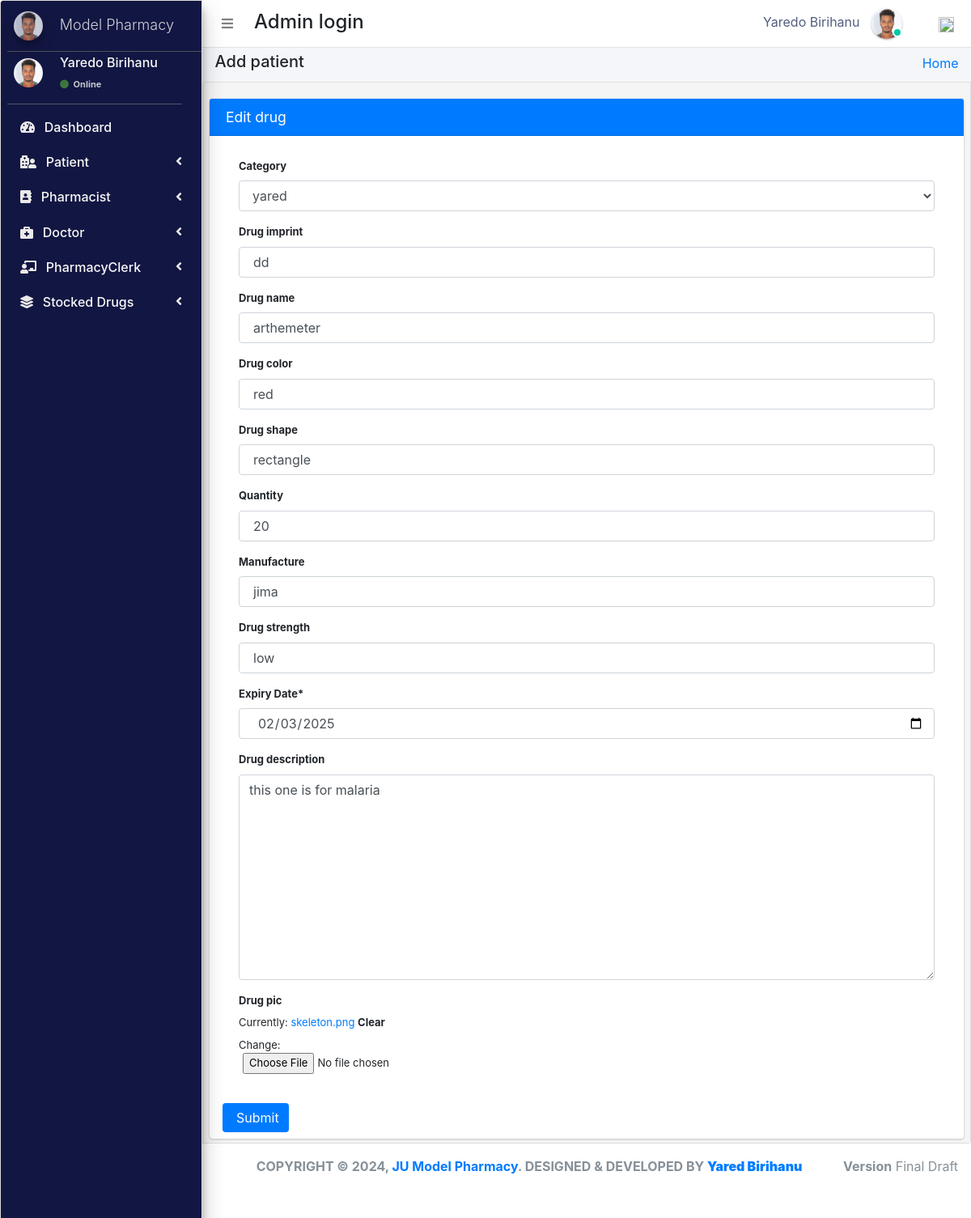
The page /admin_user/edit_drug/4/ (signed in) on the database its author committed.
### pharmacy/models.py (models this page shows, shortened)
class CustomUser(AbstractUser):
    user_type_data = ((1, "AdminHOD"), (2, "Pharmacist"), (3, "Doctor"), (4, "PharmacyClerk"),(5, "Patients"))
    user_type = models.CharField(default=1, choices=user_type_data, max_length=10)

class AdminHOD(models.Model):
    gender_category=(
        ('Male','Male'),
        ('Female','Female'),
    )
    admin = models.OneToOneField(CustomUser,null=True, on_delete = models.CASCADE)
    emp_no= models.CharField(max_length=100,null=True,blank=True)
    gender=models.CharField(max_length=100,null=True,choices=gender_category)
    mobile=models.CharField(max_length=10,null=True,blank=True)
    address=models.CharField(max_length=300,null=True,blank=True)
    profile_pic=models.ImageField(default="admin.png",null=True,blank=True)
    created_at = models.DateTimeField(auto_now_add=True)
    updated_at = models.DateTimeField(auto_now=True)
    date_employed=models.DateTimeField(auto_now_add=True, auto_now=False)
    objects = models.Manager()

class Stock(models.Model):
    category = models.ForeignKey(Category,null=True,on_delete=models.CASCADE,blank=True)
    drug_imprint=models.CharField(max_length=6 ,blank=True, null=True)
    drug_name = models.CharField(max_length=50, blank=True, null=True)
    drug_color = models.CharField(max_length=50, blank=True, null=True)
    drug_shape = models.CharField(max_length=50, blank=True, null=True)
    quantity = models.IntegerField(default='0', blank=True, null=True)
    receive_quantity = models.IntegerField(default='0', blank=True, null=True)
    reorder_level = models.IntegerField(default='0', blank=True, null=True)
    manufacture= models.CharField(max_length=50, blank=True, null=True)
    last_updated = models.DateTimeField(auto_now_add=False, auto_now=True)
    timestamp = models.DateTimeField(auto_now_add=True, auto_now=False)
    drug_strength= models.CharField(max_length=10, blank=True, null=True)
    valid_from = models.DateTimeField(blank=True, null=True,default=timezone.now)
    valid_to = models.DateTimeField(blank=False, null=True)
    drug_description=models.TextField(blank=True,max_length=1000,null=True)
    drug_pic=models.ImageField(default="images2.png",null=True,blank=True)
    objects = ExpiredManager()

### pharmacy/HODViews.py (the view, shortened to what this page needs)
# urls.py: path('admin_user/edit_drug/<pk>/', HODViews.editStock, name="edit_drug"),
def editStock(request,pk):
    drugs=Stock.objects.get(id=pk)
    form=StockForm(request.POST or None,instance=drugs)
    context={
        "drugs":drugs,
         "form":form,
         "title":"Edit Stock"
    }
    return render(request,'hod_templates/edit_drug.html',context)

### pharmacy/forms.py
class StockForm(forms.ModelForm):
    valid_to= forms.DateField(label="Expiry Date", widget=DateInput(attrs={"class":"form-control"}))
    class Meta:
        model=Stock
        fields='__all__'
        exclude=['valid_from','reorder_level','receive_quantity', 'prescrip_drug_acess']

### pharmacy/models.py (called while the page is built)
    def __str__(self):
        return str(self.name)

    def get_queryset(self):
        return super().get_queryset().annotate(
            expired=ExpressionWrapper(Q(valid_to__lt=Now()), output_field=BooleanField())
        )

### pharmacy/templates/hod_templates/edit_drug.html (shortened to what this page needs)
{% extends 'hod_templates/base_template.html'%}
{% load crispy_forms_tags %}
{% block page_title %}
<h5>Add patient</h5>
{% endblock page_title %}
{% block main_content %}
<section class="content">
    <div class="row">
            <div class="col-md-12">
                <div class="card card-primary">
                <div class="card-header">
                    <h3 class="card-title">Edit drug</h3>
                </div>
                <form  method="POST" style="font-size:13px;" class='px-3 py-2'>
                        <div class="card-body">
                         {{form|crispy}}
                        </div>
                        <input type="submit" class="btn btn-primary" >
                    </form>
                </div>
            </div>
        </div>
</section>
{% endblock main_content %}

### pharmacy/templates/hod_templates/base_template.html (shortened to what this page needs)
{% extends 'base_file.html' %} {% block htm %}
<body class="hold-transition sidebar-mini layout-fixed">
    <div class="wrapper">
        <nav class="main-header navbar navbar-expand navbar-white navbar-light">
            <ul class="navbar-nav">
                <li class="nav-item">
                    <a class="nav-link" data-widget="pushmenu" href="#" role="button"><i class="fas fa-bars"></i></a>
                </li>
            </ul>
            <h4 style="margin-left: 10px; margin-top: 5px;">Admin login </h4>
            <ul class="navbar-nav ml-auto">
                <li class="mx-3">
                    <a href="#" class="sm-submenu-with-image a">
                        <span>{{user.first_name}}  {{user.last_name}}</span>
                        <img src="{{request.user.adminhod.profile_pic.url}}" class="img-circle elevation-1" width="38" height="38" alt="">
                        <span class="avatar-status avatar-sm-status avatar-status-success"></span>
                    </a>
                </li>
                <li class="nav-item dropdown ml-3 low">
                    <a href="#" class="btn btn-outlined btn-black text-muted bg-transparent " data-toggle="dropdown" aria-expanded="false" data-wow-delay="0.7s"><img src="https://img.icons8.com/ios/50/000000/settings.png" width="19" height="19">
                    </a>
                </li>
            </ul>
        </nav>
        {% include 'hod_templates/sidebar.html'%}
        <div class="content-wrapper">
            <div class="content-header">
                <div class="container-fluid">
                    <div class="row ">
                        <div class="col-sm-6">
                            <h1 class="m-0 text-dark">
                                {% block page_title %} {% endblock page_title %}
                            </h1>
                        </div>
                        <div class="col-sm-6 ">
                            <ol class="breadcrumb float-sm-right">
                                <li class="breadcrumb-item"><a href="">Home</a></li>
                            </ol>
                        </div>
                    </div>
                </div>
            </div>
            {% block main_content %} {% endblock main_content %}
        </div>
        {% include 'hod_templates/footer.html'%}
    </div>
    {% endblock htm %}

### pharmacy/templates/hod_templates/sidebar.html (shortened to what this page needs)
<aside class="main-sidebar sidebar-dark-primary elevation-4">
    <a href="" class="brand-link ml-2">
        <img src="{{request.user.adminhod.profile_pic.url}}" alt="" width="36" height="36" class=" img-circle elevation-3" style="opacity: .8">
        <span class="brand-text font-weight-light mt-1 ml-3 mmust">Model Pharmacy</span>
    </a>
    <div class="sidebar">
        <div class="user-panel mr-3">
            <div class="pull-left image sm-submenu-with-image a ml-2 ">
                <img src="{{request.user.adminhod.profile_pic.url}}" class="img-circle mt-2" width="36" height="36" alt="User Image">
            </div>
            <div class="pull-left info">
                <p>{{user.first_name}} {{user.last_name}}</p>
                <a href="#"><i class="fa fa-circle text-success "></i> Online</a>
            </div>
        </div>
        <nav class="mt-2">
            <ul class="nav nav-pills nav-sidebar flex-column" data-widget="treeview" role="menu" data-accordion="false">
                <li class="nav-item">
                    <a href="{% url  'admin_dashboard' %}" class="nav-link">
                        <i class="fas fa-tachometer-alt mr-2"></i>
                        <p>
                            Dashboard
                        </p>
                    </a>
                </li>
                <li class="nav-item">
                    <a href="#" class="nav-link">
                        <i class="fas fa-hospital-user mr-2"></i>
                        <p>
                            Patient
                            <i class="right fas fa-angle-left"></i>
                        </p>
                    </a>
                </li>
                <li class="nav-item">
                    <a href="#" class="nav-link">
                        <i class="fas fa-address-book mr-2"></i>
                        <p>
                            Pharmacist
                            <i class="right fas fa-angle-left"></i>
                        </p>
                    </a>
                </li>
                <li class="nav-item">
                    <a href="#" class="nav-link">
                        <i class="fas fa-briefcase-medical mr-2"></i>
                        <p>
                            Doctor
                            <i class="right fas fa-angle-left"></i>
                        </p>
                    </a>
                </li>
                <li class="nav-item">
                    <a href="#" class="nav-link">
                        <i class="fas fa-chalkboard-teacher mr-2"></i>
                        <p>
                            PharmacyClerk
                            <i class="right fas fa-angle-left"></i>
                        </p>
                    </a>
                </li>
                <li class="nav-item">
                    <a href="#" class="nav-link">
                        <i class="fas fa-layer-group mr-2"></i>
                        <p>
                            Stocked Drugs
                            <i class="right fas fa-angle-left"></i>
                        </p>
                    </a>
                </li>
            </ul>
        </nav>
    </div>
</aside>

### static/css/main.css (style rules this page uses)
html { font-family: sans-serif; line-height: 1.15; -webkit-text-size-adjust: 100%; -webkit-tap-highlight-color: transparent; }
body { overflow-y: hidden; overflow-x: hidden; font-family: -apple-system, BlinkMacSystemFont, "Segoe UI", Roboto, "Helvetica Neue", Arial, "Noto Sans", sans-serif, "Apple Color Emoji", "Segoe UI Emoji", "Segoe UI Symbol", "Noto Color Emoji" !important; }
.content { background-color: #f5f5f5; border: 1px solid #dddddd; border-radius: 4px 0px 4px 0px; left: -1px; padding: 10px 7px 5px; }
.main-sidebar { background: #ffffff; border: 1px solid #dddddd; border-radius: 4px 0px 4px 0px; font-weight: bold; }
.content { height: 75vh; overflow-y: scroll; overflow-x: hidden; }
.content .row { margin-top: 20px !important; }
.main-sidebar { background-color: #121642 !important; color: white !important; }
.main-sidebar p { color: #f8f8f8 !important; font-weight: 500 !important }
.main-sidebar i { color: rgb(235, 233, 233) !important; }
.btn-primary { outline: none !important; border: none !important; }
.avatar-status { position: absolute; bottom: 12px; right: 75.4px; display: -ms-inline-flexbox; display: inline-flex; -ms-flex-negative: 0; flex-shrink: 0; -ms-flex-pack: center; justify-content: center; -ms-flex-align: center; align-items: center; white-space: nowrap; text-align: center; vertical-align: baseline; font-weight: 600; border: .125rem solid #fff; width: 12px; height: 12px; line-height: 1; font-size: .71094rem; border-radius: 50%; }
.avatar-status-success { color: #fff; background-color: #00c9a7; }
.pull-left { float: left; }
.pull-left { float: left!important; }
.user-panel>.info { padding: 5px 5px 5px 15px; line-height: 1; position: absolute; left: 55px; }
.user-panel>.info>p { font-weight: 600; margin-bottom: 9px; }
p { margin: 0 0 10px; }
.user-panel { padding-bottom: 20px; }
.user-panel:after { clear: both; }
.user-panel:before, .user-panel:after { content: " "; display: table; }
.user-panel>.info>a>.fa, .user-panel>.info>a>.ion, .user-panel>.info>a>.glyphicon { margin-right: 3px; }
.fa-circle { color: #3c763d !important; }
.user-panel i { color: #3c763d !important; }
.user-panel>.info>a { text-decoration: none; padding-right: 5px; margin-top: 3px; font-size: 11px; overflow: hidden; white-space: nowrap; }
.mmust { overflow: hidden; white-space: nowrap; font-size: 18px; }
.container-fluid { width: 100%; padding-right: 15px; padding-left: 15px; margin-right: auto; margin-left: auto; }
.row { display: flex; flex-wrap: wrap; margin-right: -15px; margin-left: -15px; }
input { text-indent: 5px !important; }
input::placeholder { text-indent: 5px !important; }
.img-circle { border-radius: 50%; }
.content-wrapper .content-header { padding: 5px 0.5rem !important; }

### static/css/profile.css (style rules this page uses)
li { list-style-type: none ! }
.form-control { font-size: .875rem; }
.navbar-nav span { color: #525f7f !important; margin-right: 10px !important; }
body { font-family: 'Rubik', sans-serif; height: 100% !important; }
input { text-indent: 5px !important; }
input::placeholder { text-indent: 5px !important; }

### rows shown on the page
CustomUser: first_name "Yaredo", last_name "Birihanu", user.adminhod.profile_pic (picture)
Stock: category "yared", drug_imprint "dd", drug_name "arthemeter", drug_color "red", drug_shape "rectangle", quantity "20", manufacture "jima", drug_strength "low", valid_to "02/03/2025", drug_description "this one is for malaria"
